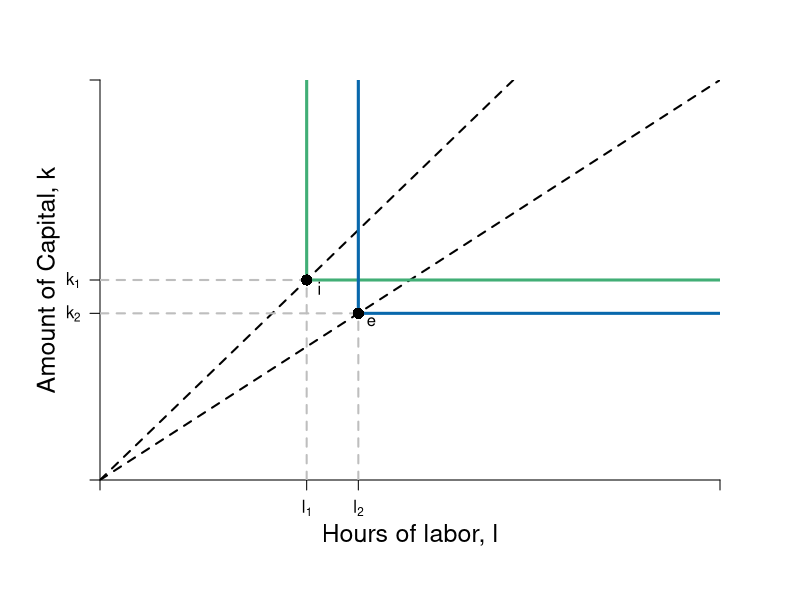

The R script that drew this image:

pdf(file = "specprodexch/leontief_cap_intens.pdf", width = 9, height = 7)

#Set parameters for graphics
axislabelsize <- 1.5
labelsize <- 1.2
graphlinewidth <- 3
segmentlinewidth <- 2

COL <- c("#7fc97f", "#beaed4", "#fdc086", "#ffff99", "#386cb0", "#f0027f", "#bf5b17", "#666666")
COLA <- c("#e0f3db", "#99d8c9","#66c2a4","#41ae76", "#238b45", "#005824")
COLB <- c("#c6dbef", "#4eb3d3", "#2b8cbe", "#0868ac","#084081")

par(mar =  c(6, 5, 4, 4))

xlims <- c(0, 12)
ylims <- c(0, 12)

npts <- 501 


plot(0, 0, xlim = xlims, ylim = ylims, type = "n",
     xlab = expression(paste("")),
     ylab = expression(paste("")), 
     xaxt = "n", 
     yaxt = "n", 
     cex.lab = axislabelsize, 
     bty = "n",
     xaxs="i", 
     yaxs="i")

ticksy <- c(0, 5, 6, ylims[2])
ylabels <- c(NA, expression(paste(k[2])), expression(paste(k[1])), NA)
ticksx <- c(0, 4, 5, xlims[2])
xlabels <- c(NA, expression(paste(l[1])), expression(paste(l[2])), NA)

axis(1, at = ticksx, pos = 0, labels = xlabels)
axis(2, at = ticksy, pos = 0, labels = ylabels, las = 1)

npts <- 500 
xx1 <- seq(xlims[1], xlims[2], length.out = npts)

mtext(expression(paste("Hours of labor, ", l)), side=1, line = 2.5, cex = axislabelsize)
text(-1, 0.5*ylims[2], expression(paste("Amount of Capital, ", k)), xpd = TRUE, cex = axislabelsize, srt = 90) 

# dash diagonals
segments(0, 0, xlims[2], ylims[2], lty = 2, col = "black", lwd = segmentlinewidth)
segments(0, 0, 8, ylims[2], lty = 2, col = "black", lwd = segmentlinewidth)

# segments
segments(5, 0, 5, 5, lty = 2, col = "grey", lwd = segmentlinewidth)
segments(0, 5, 5, 5, lty = 2, col = "grey", lwd = segmentlinewidth)

segments(4, 0, 4, 6, lty = 2, col = "grey", lwd = segmentlinewidth)
segments(0, 6, 4, 6, lty = 2, col = "grey", lwd = segmentlinewidth)

segments(4, 6, xlims[2], 6, lty = 1, col = COLA[4], lwd = graphlinewidth)
segments(4, 6, 4, ylims[2], lty = 1, col = COLA[4],  lwd = graphlinewidth)

points(4, 6, pch = 16, col = "black", cex = 1.5)
text(4.25, 5.75, expression(i))

segments(5, 5, xlims[2], 5, lty = 1, col = COLB[4], lwd = graphlinewidth)
segments(5, 5, 5, ylims[2], lty = 1, col = COLB[4],  lwd = graphlinewidth)

points(5, 5, pch = 16, col = "black", cex = 1.5)
text(5.25, 4.75, expression(e))

# text(10, 11, expression(paste("Feasible")), cex = labelsize)
# text(10, 10.5, expression(paste("production")), cex = labelsize)
# text(10, 10, expression(paste("techniques")), cex = labelsize)
# text(2, 4, expression(paste("Infeasible")), cex = labelsize)
# text(2, 3.5, expression(paste("production")), cex = labelsize)
# text(2, 3, expression(paste("techniques")), cex = labelsize)


#Label mrs function
text(18, 2.5, expression(paste(mrs(x,y) == r[max] - bgroup("(",frac(r[max], x[max]),")")*x)))

dev.off()
